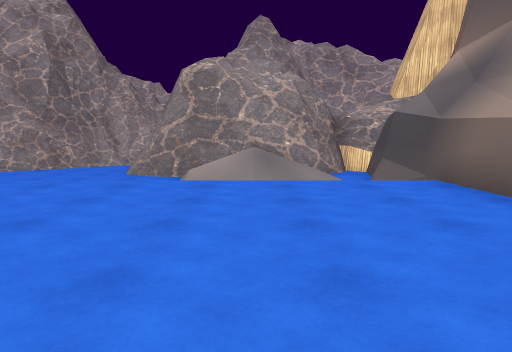
view 1 (above)

18 first-person views from a walk through a 3-D level made in the Unity game engine. The camera is 1.2 m above the floor, tilts 6° down and sees 70° across. The floor is counted in squares, 2 m on a side. Each view is taken from the middle of a square. On the plan, view 1 faces up. The plan holds only what a view shows up to about 10 squares ahead; the rest is blank. The place goes on beyond the plan. The player character is not drawn. Some surface patterns are stand-ins.

view 2
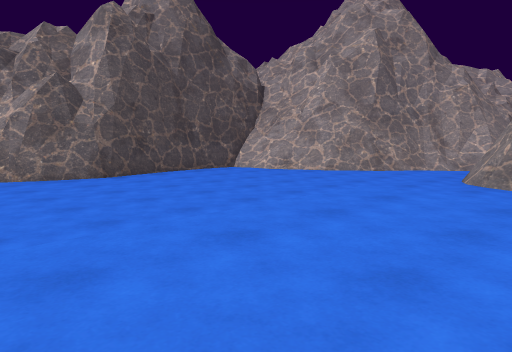

view 3
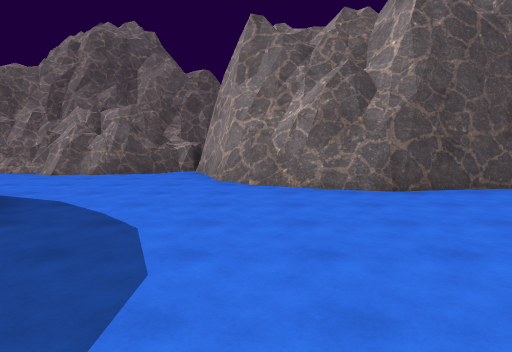

view 4
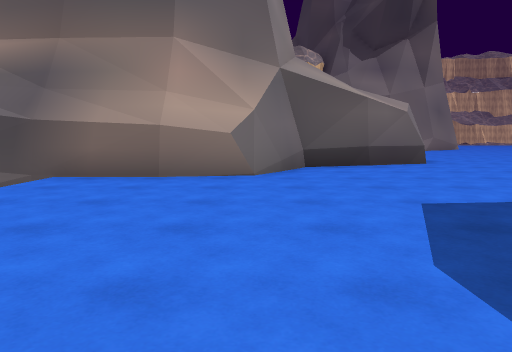

view 5
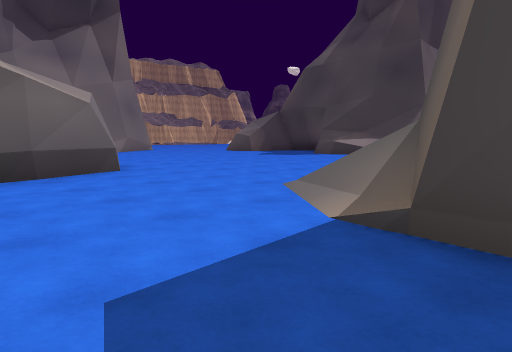

view 6
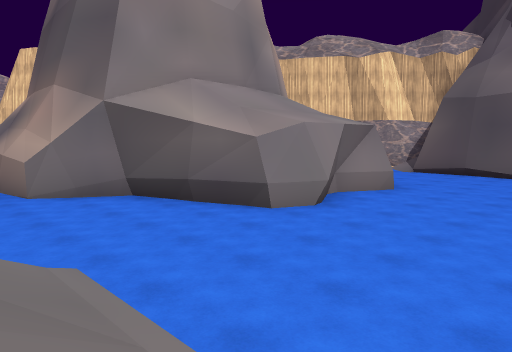

view 7
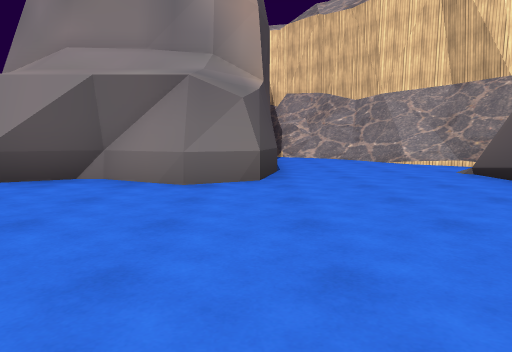

view 8
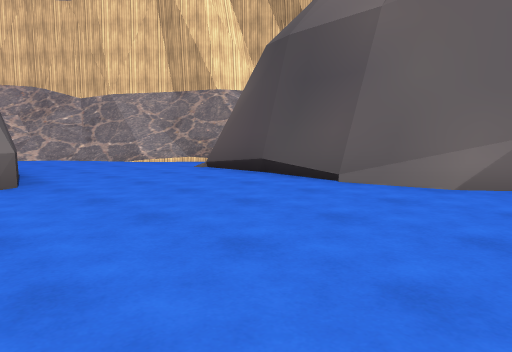

view 9
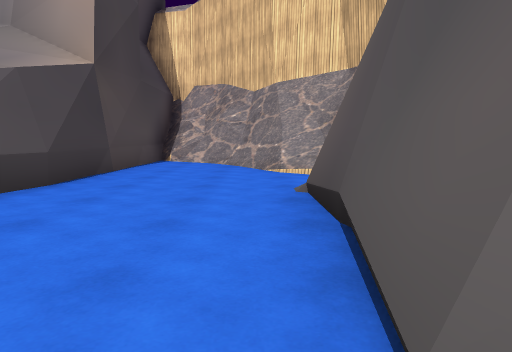

view 10
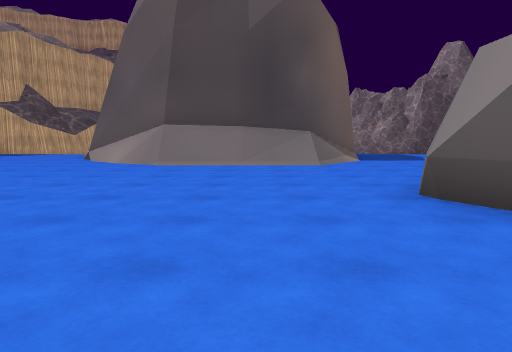

view 11
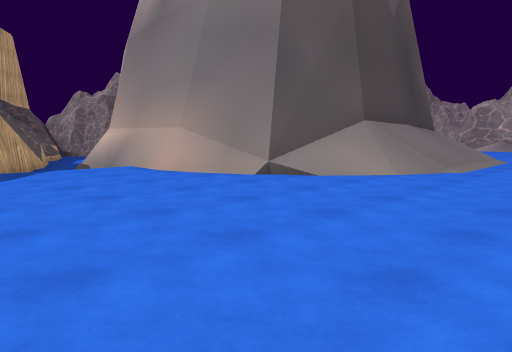

view 12
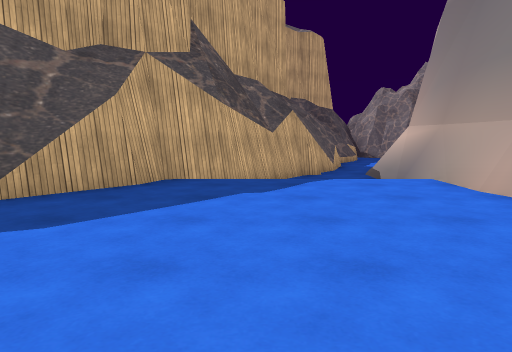

view 13
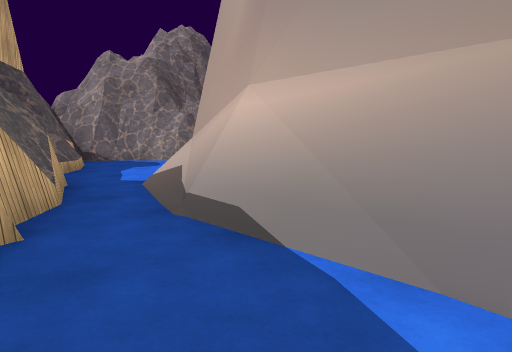

view 14
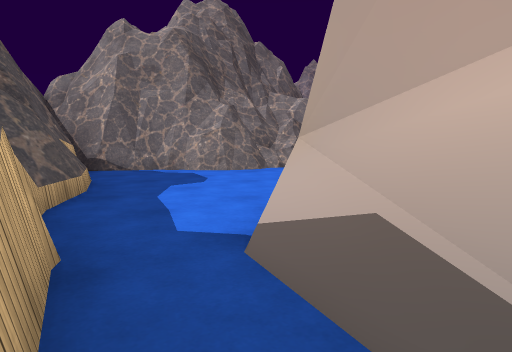

view 15
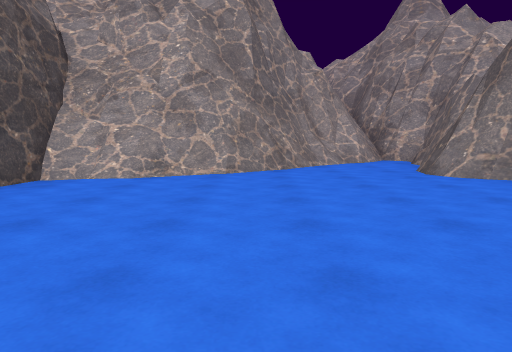

view 16
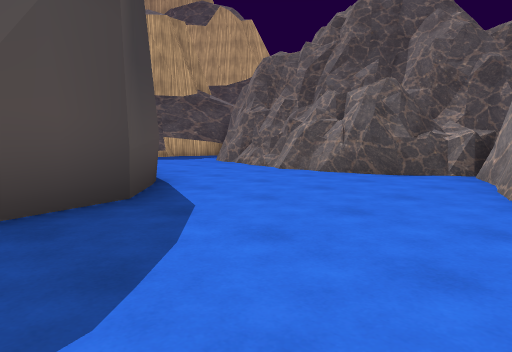

view 17
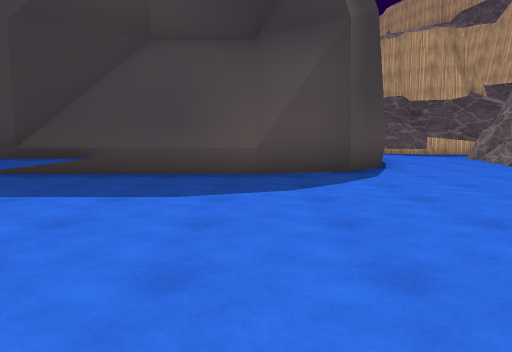

view 18
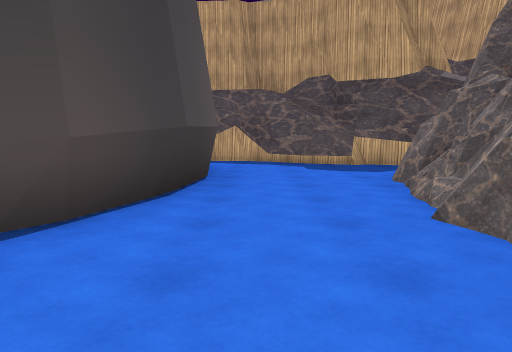

### Floor plan
Key: @ floor where view 1 was taken; # wall or solid block; . main floor; - floor 0.5 m lower than the main floor; / step, stairs or slope; ^ raised ledge.
Columns run from 14 left of view 1 to 15 right of it. Each row starts with its distance up from view 1.
 13           ###
 12          ##-#
 11         ##--#
 10        ##---#
  9      ###---##  ###
  8      #------##//-#
  7      --------///-#
  6     #------  //--#
  5     ##-----//////#      ###
  4     ##-----......#      #.##
  3     #------......#      #..#
  2    ##------......###    #..##
  1  ###-------........#    #...##
  0 #^---------...@....#    #....#
 -1  ##-----#####......######...##
 -2   #---###   ###/....##.##...#
 -3   #---#       ^//...........#
 -4  ##--##       ^//...........#
 -5  ##--#        ^//...........#
 -6 ##---#        ^//...........#
 -7 #----##       ^/.....  ....
 -8 ##----##     ##/....
 -9  ###---#######/...
-10    ####----........
-11       ##---........
-12        ###/........
-13          ##......./
-14           ###..
-15             #

Positions as (right, up) in squares from view 1, and headings:
1: (0, 0), facing up
2: (-1, 1), facing up-left
3: (-3, 2), facing left
4: (-3, 2), facing right
5: (-1, 1), facing down-right
6: (1, -6), facing up-right
7: (10, -7), facing up
8: (9, -7), facing up-right
9: (13, -5), facing up
10: (10, -4), facing left
11: (4, -13), facing up-left
12: (2, -12), facing left
13: (-4, -11), facing up-left
14: (-7, -10), facing up-left
15: (-6, 3), facing up
16: (-6, 2), facing down-left
17: (-6, 5), facing down
18: (-10, 0), facing down
